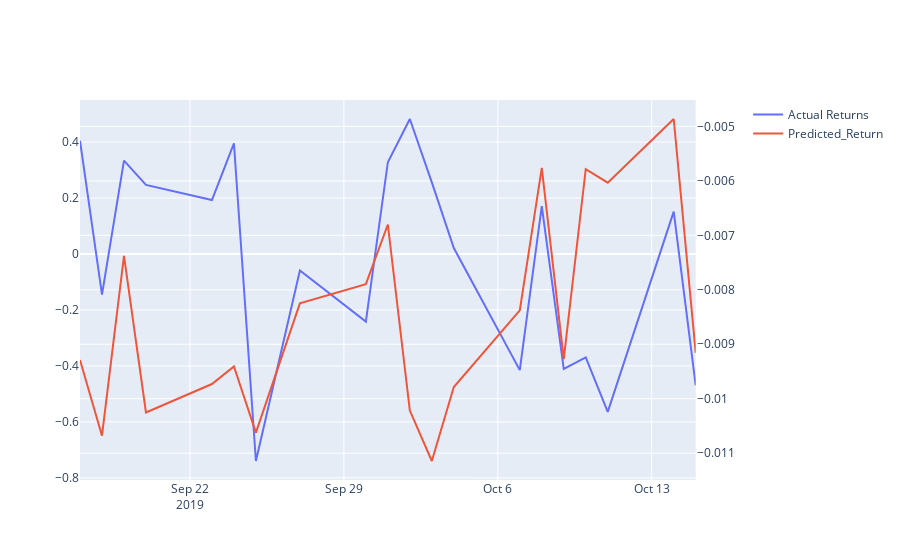

The cell this chart's notebook holds for it:
### Code cell
# Plot the first 20 predictions vs the true values
fig = make_subplots(specs=[[{"secondary_y": True}]])

fig.add_trace(
    go.Scatter(x=Results.index[-20:], y=Results['Returns'].tail(20), name="Actual Returns"),
    row=1, col=1, secondary_y=False)

fig.add_trace(
    go.Scatter(x=Results.index[-20:], y=Results['Predicted_return'].tail(20), name="Predicted_Return"),
    row=1, col=1, secondary_y=True,
)
fig.show()

### Figure 1 — Plotly figure (JSON) as saved in the notebook; plotly's stock layout.template omitted (floating-point values rounded to 4 significant figures)
{"data": [{"name": "Actual Returns", "type": "scatter", "x": ["2019-09-17T00:00:00", "2019-09-18T00:00:00", "2019-09-19T00:00:00", "2019-09-20T00:00:00", "2019-09-23T00:00:00", "2019-09-24T00:00:00", "2019-09-25T00:00:00", "2019-09-27T00:00:00", "2019-09-30T00:00:00", "2019-10-01T00:00:00", "2019-10-02T00:00:00", "2019-10-03T00:00:00", "2019-10-04T00:00:00", "2019-10-07T00:00:00", "2019-10-08T00:00:00", "2019-10-09T00:00:00", "2019-10-10T00:00:00", "2019-10-11T00:00:00", "2019-10-14T00:00:00", "2019-10-15T00:00:00"], "xaxis": "x", "y": [0.4049, -0.1452, 0.3338, 0.2468, 0.1927, 0.3954, -0.7397, -0.05897, -0.2414, 0.328, 0.4824, 0.256, 0.02128, -0.4149, 0.1709, -0.4106, -0.3695, -0.5643, 0.1513, -0.4695], "yaxis": "y"}, {"name": "Predicted_Return", "type": "scatter", "x": ["2019-09-17T00:00:00", "2019-09-18T00:00:00", "2019-09-19T00:00:00", "2019-09-20T00:00:00", "2019-09-23T00:00:00", "2019-09-24T00:00:00", "2019-09-25T00:00:00", "2019-09-27T00:00:00", "2019-09-30T00:00:00", "2019-10-01T00:00:00", "2019-10-02T00:00:00", "2019-10-03T00:00:00", "2019-10-04T00:00:00", "2019-10-07T00:00:00", "2019-10-08T00:00:00", "2019-10-09T00:00:00", "2019-10-10T00:00:00", "2019-10-11T00:00:00", "2019-10-14T00:00:00", "2019-10-15T00:00:00"], "xaxis": "x", "y": [-0.009288, -0.01068, -0.007378, -0.01025, -0.009731, -0.009406, -0.01062, -0.008249, -0.007896, -0.006801, -0.01022, -0.01114, -0.009786, -0.008377, -0.00576, -0.009275, -0.005786, -0.006033, -0.004864, -0.009158], "yaxis": "y2"}], "layout": {"xaxis": {"anchor": "y", "domain": [0, 0.94]}, "yaxis": {"anchor": "x", "domain": [0, 1]}, "yaxis2": {"anchor": "x", "overlaying": "y", "side": "right"}}}
